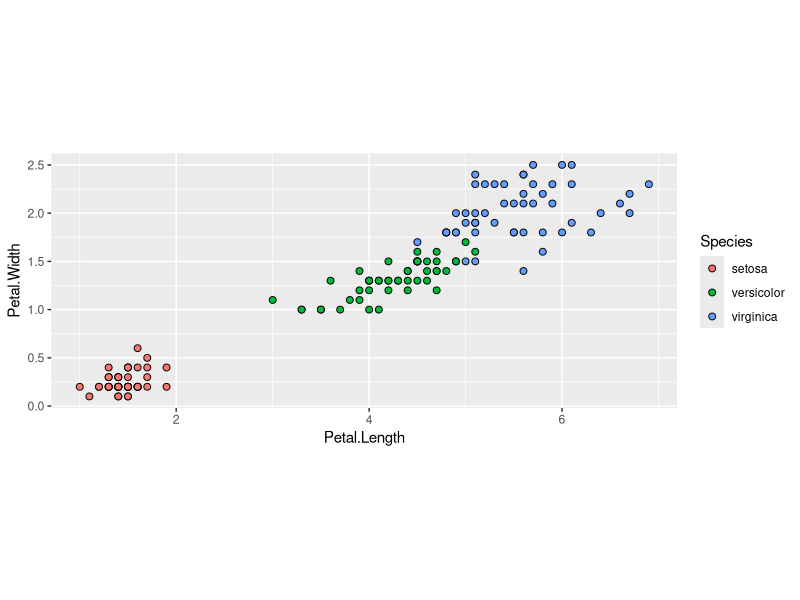
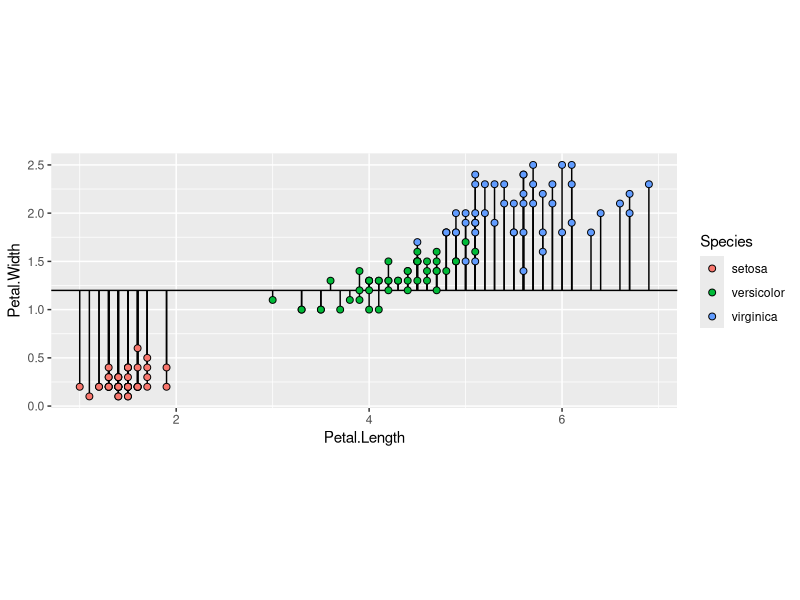
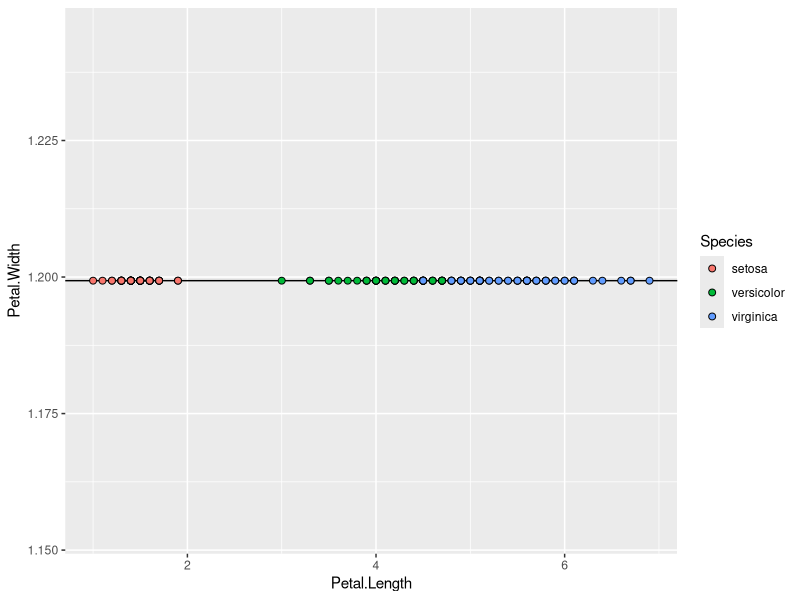
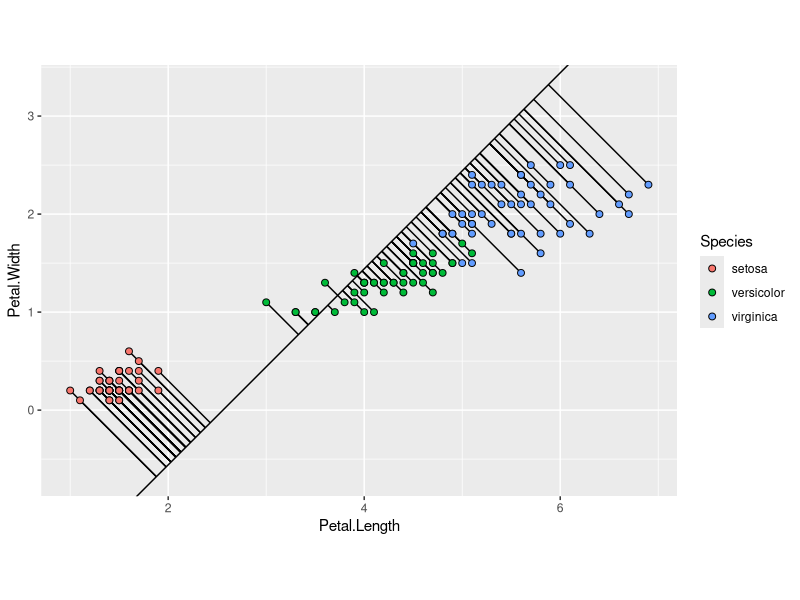
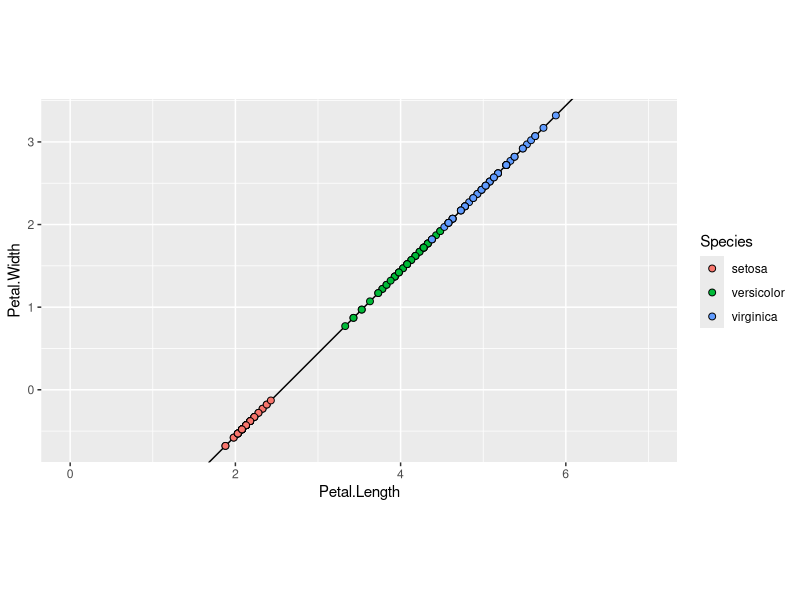
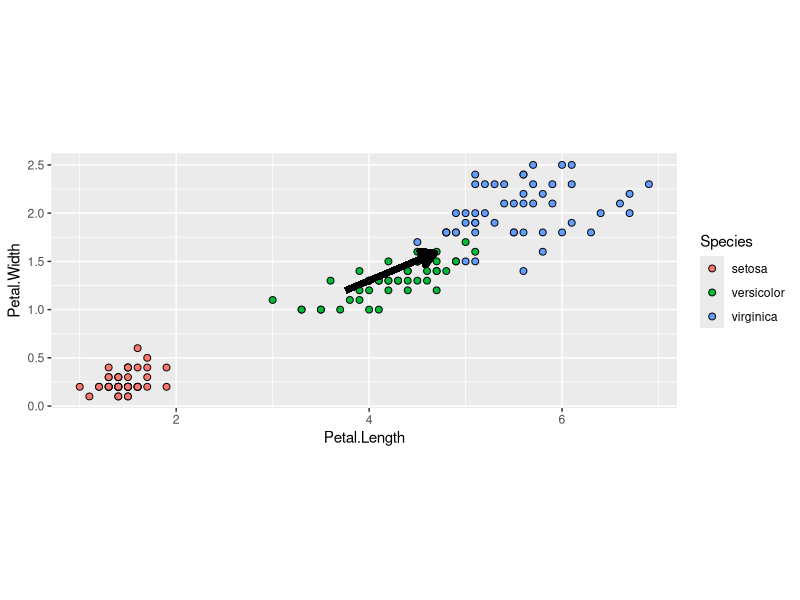
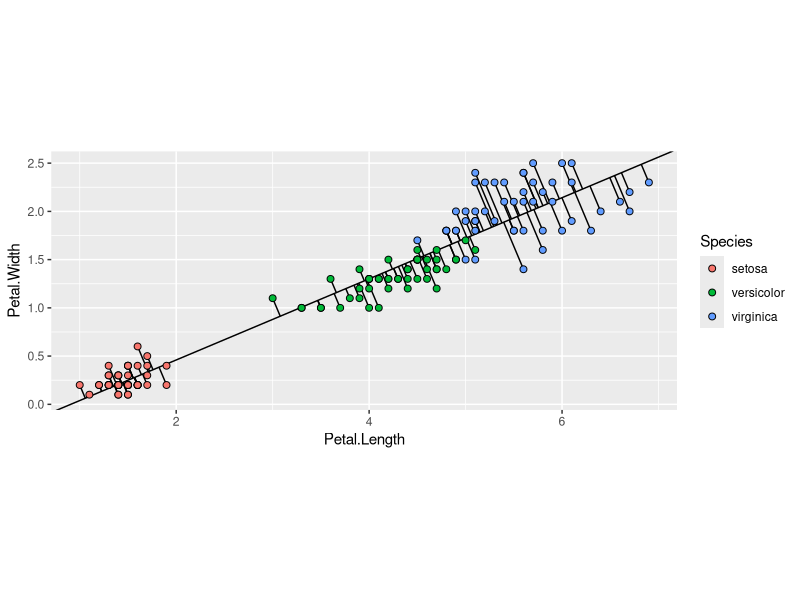

Write R code to recreate these figures, in order. (Note: this script raises an error after producing the figures.)
## ---- chunk 1
head(iris)
## ---- chunk 2
library(tidyverse)
## ---- chunk 3
iris %>% 
  ggplot(aes(x = Petal.Length, y = Petal.Width, fill = Species)) + 
  geom_point(shape = 21, color = 'black', size = 2) +
  coord_fixed(ratio = 1)
## ---- chunk 4
iris %>% 
  select(Petal.Length, Petal.Width) %>% 
  cor()
## ---- chunk 5
iris %>% 
  ggplot(aes(x = Petal.Length, y = Petal.Width, fill = Species)) + 
  geom_hline(yintercept = mean(iris$Petal.Width)) +
  geom_segment(aes(x = Petal.Length, y = Petal.Width, xend = Petal.Length, yend = mean(Petal.Width))) +
  geom_point(shape = 21, color = 'black', size = 2) +
  coord_fixed(ratio = 1)
## ---- chunk 6
iris %>% 
  ggplot(aes(x = Petal.Length, y = Petal.Width, color = Species)) + 
  geom_hline(yintercept = mean(iris$Petal.Width)) +
  geom_point(aes(x = Petal.Length, y = mean(Petal.Width), fill = Species), shape = 21, color = 'black', size = 2)
## ---- chunk 7
iris %>% 
  summarize(reconstruction_error = mean((Petal.Width - mean(iris$Petal.Width))^2))
## ---- chunk 8
100 * var(iris$Petal.Length) / (var(iris$Petal.Length) + var(iris$Petal.Width))
## ---- chunk 9
# The angle of the line in degrees
angle = 45

# For graphing purposes, we need to know the slope of this line
slope = sin(angle * pi / 180) / cos(angle * pi / 180)

# A bit of linear algebra to find the projections
iris_projection <- iris %>% 
    as_tibble() %>% 
    mutate(projection = (Petal.Length - mean(iris$Petal.Length)) * cos(angle * pi / 180)  + (Petal.Width - mean(iris$Petal.Width)) * sin(angle * pi / 180),
           proj_x = mean(iris$Petal.Length) + projection * cos(angle * pi / 180), proj_y = mean(iris$Petal.Width) + projection * sin(angle*pi / 180))

iris_projection %>% 
    ggplot(aes(x = Petal.Length, y = Petal.Width, fill = Species)) + 
    geom_abline(slope = slope, intercept = mean(iris$Petal.Width) - slope*mean(iris$Petal.Length)) +
    geom_segment(aes(x = Petal.Length, y = Petal.Width, xend = proj_x, yend = proj_y)) +
    geom_point(shape = 21, color = 'black', size = 2) +
    coord_fixed(ratio = 1)
## ---- chunk 10
iris_projection %>% 
    ggplot(aes(x = Petal.Length, y = Petal.Width, color = Species)) + 
    geom_abline(slope = slope, intercept = mean(iris$Petal.Width) - slope*mean(iris$Petal.Length)) +
    geom_point(aes(x = proj_x, y = proj_y, fill = Species), shape = 21, color = 'black', size = 2) +
    coord_fixed(ratio = 1, xlim = c(0, 7))
## ---- chunk 11
100 * var(iris_projection$projection) / (var(iris$Petal.Length) + var(iris$Petal.Width))
## ---- chunk 12
iris_projection %>% 
  summarize(reconstruction_error = mean(sqrt((Petal.Length - proj_x)^2 + (Petal.Width - proj_y)^2)))
## ---- chunk 13
iris_pca <- iris %>% 
  select(Petal.Length, Petal.Width) %>% 
  prcomp()
## ---- chunk 14
iris_pca$rotation
## ---- chunk 15
iris %>% 
  ggplot(aes(x = Petal.Length, y = Petal.Width, fill = Species)) + 
  geom_point(shape = 21, color = 'black', size = 2) +
  geom_segment(aes(x = mean(Petal.Length), y = mean(Petal.Width), xend = mean(Petal.Length) + iris_pca$rotation['Petal.Length', 'PC1'], yend = mean(Petal.Width) + iris_pca$rotation['Petal.Width', 'PC1']), color = 'black', arrow = arrow(ends = "last", length = unit(0.15, "inches"), type = "closed"), size = 2) +
  coord_fixed(ratio = 1)
## ---- chunk 16
optimal_angle = 180 / pi * atan(iris_pca$rotation['Petal.Width', 'PC1'] / iris_pca$rotation['Petal.Length', 'PC1'])

optimal_angle
## ---- chunk 17
angle = optimal_angle

# For graphing purposes, we need to know the slope of this line
slope = sin(angle * pi / 180) / cos(angle * pi / 180)

# A bit of linear algebra to find the projections
iris_projection <- iris %>% 
    as_tibble() %>% 
    mutate(projection = (Petal.Length - mean(iris$Petal.Length)) * cos(angle * pi / 180)  + (Petal.Width - mean(iris$Petal.Width)) * sin(angle * pi / 180),
           proj_x = mean(iris$Petal.Length) + projection * cos(angle * pi / 180), proj_y = mean(iris$Petal.Width) + projection * sin(angle*pi / 180))

iris_projection %>% 
    ggplot(aes(x = Petal.Length, y = Petal.Width, fill = Species)) + 
    geom_abline(slope = slope, intercept = mean(iris$Petal.Width) - slope*mean(iris$Petal.Length)) +
    geom_segment(aes(x = Petal.Length, y = Petal.Width, xend = proj_x, yend = proj_y)) +
    geom_point(shape = 21, color = 'black', size = 2) +
    coord_fixed(ratio = 1)
## ---- chunk 18
iris_projection %>% 
  summarize(avg_error = mean(sqrt((Petal.Length - proj_x)^2 + (Petal.Width - proj_y)^2)))
## ---- chunk 19
100 * var(iris_projection$projection) / (var(iris$Petal.Length) + var(iris$Petal.Width))
## ---- chunk 20
find_error <- function(angle){
  iris_projection <- iris %>%
    mutate(projection = (Petal.Length - mean(iris$Petal.Length)) * cos(angle * pi / 180)  + (Petal.Width - mean(iris$Petal.Width)) * sin(angle * pi / 180),
           proj_x = mean(iris$Petal.Length) + projection * cos(angle * pi / 180), proj_y = mean(iris$Petal.Width) + projection * sin(angle*pi / 180)) %>% 
    summarize(avg_error = mean(sqrt((Petal.Length - proj_x)^2 + (Petal.Width - proj_y)^2)))
  
  return(iris_projection[1,1])
}

find_variance <- function(angle){
  iris_projection <- iris %>%
    mutate(projection = (Petal.Length - mean(iris$Petal.Length)) * cos(angle * pi / 180)  + (Petal.Width - mean(iris$Petal.Width)) * sin(angle * pi / 180),
           proj_x = mean(iris$Petal.Length) + projection * cos(angle * pi / 180), proj_y = mean(iris$Petal.Width) + projection * sin(angle*pi / 180))
  
  return(100 * var(iris_projection$projection) / (var(iris$Petal.Length) + var(iris$Petal.Width)))
}
## ---- chunk 21
metrics <- tibble(angles = seq(from = 0, to = 45, by = 0.1)) %>% 
  add_column(error = sapply(angles, find_error)) %>% 
  add_column(variance = sapply(angles, find_variance))
## ---- chunk 22
coeff = 1 / 100

metrics %>% 
  ggplot(aes(x = angles)) +
  geom_line(aes(y = error / coeff), color = 'red') + 
  geom_line(aes(y = variance), color = 'blue') +
  scale_y_continuous(name = "Variance",
    sec.axis = sec_axis(~.*coeff, name = "Reconstruction Error")
  ) +
  labs(x = "Angle") + 
  geom_vline(xintercept = angle, linetype = 'dashed') + 
  theme(
    axis.title.y = element_text(color = "blue"), 
    axis.title.y.right = element_text(color = "red")
  )
## ---- chunk 23
iris_projection %>% 
  ggplot(aes(x = Petal.Length, y = Petal.Width, color = Species)) + 
  geom_point() +
  geom_segment(aes(x = mean(iris$Petal.Length), y = mean(iris$Petal.Width), xend = mean(iris$Petal.Length) + iris_pca$rotation['Petal.Length', 'PC1'], yend = mean(iris$Petal.Width) + iris_pca$rotation['Petal.Width', 'PC1']), color = 'black', arrow = arrow(ends = "last", length = unit(0.15, "inches"), type = "closed")) +
  coord_fixed(ratio = 1)
## ---- chunk 24
first_component <- iris_pca$rotation[,'PC1']

angle = atan(first_component['Petal.Width'] / first_component['Petal.Length']) * 180 / pi

angle
## ---- chunk 25
slope = sin(angle * pi / 180) / cos(angle * pi / 180)

iris_projection <- iris %>% 
    as_tibble() %>% 
    mutate(projection = (Petal.Length - mean(iris$Petal.Length)) * cos(angle * pi / 180)  + (Petal.Width - mean(iris$Petal.Width)) * sin(angle * pi / 180))

iris_projection %>% 
    ggplot(aes(x = Petal.Length, y = Petal.Width, color = Species)) + 
    geom_point() +
    geom_abline(slope = slope, intercept = mean(iris$Petal.Width) - slope*mean(iris$Petal.Length)) +
    geom_segment(aes(x = Petal.Length, y = Petal.Width, xend = mean(iris$Petal.Length) + projection * cos(angle * pi / 180), yend = mean(iris$Petal.Width) + projection * sin(angle*pi / 180))) +
    geom_segment(aes(x = mean(iris$Petal.Length), y = mean(iris$Petal.Width), xend = mean(iris$Petal.Length) + iris_pca$rotation['Petal.Length', 'PC1'], yend = mean(iris$Petal.Width) + iris_pca$rotation['Petal.Width', 'PC1']), color = 'black', arrow = arrow(ends = "last", length = unit(0.15, "inches"), type = "closed")) +
    coord_fixed(ratio = 1)
## ---- chunk 26
iris_projection %>% 
    ggplot(aes(x = Petal.Length, y = Petal.Width)) + 
    geom_abline(slope = slope, intercept = mean(iris$Petal.Width) - slope*mean(iris$Petal.Length)) +
    geom_point(aes(x = mean(iris$Petal.Length) + projection * cos(angle * pi / 180), y = mean(iris$Petal.Width) + projection * sin(angle*pi / 180), color = Species)) +
    coord_fixed(ratio = 1)
## ---- chunk 27
iris_pca$x
## ---- chunk 28
summary(iris_pca)
## ---- chunk 29
covar <- iris %>% 
  select(Petal.Width, Petal.Length) %>% 
  cov()

covar
## ---- chunk 30
covar[1,1] + covar[2,2]
## ---- chunk 31
var(iris_pca$x[,'PC1']) / (covar[1,1] + covar[2,2])
## ---- chunk 32
iris_projection %>% 
  ggplot(aes(x = Petal.Length, y = Petal.Width, color = Species)) + 
  geom_point() +
  geom_segment(aes(x = mean(iris$Petal.Length), y = mean(iris$Petal.Width), xend = mean(iris$Petal.Length) + iris_pca$rotation['Petal.Length', 'PC1'], yend = mean(iris$Petal.Width) + iris_pca$rotation['Petal.Width', 'PC1']), color = 'black', arrow = arrow(ends = "last", length = unit(0.15, "inches"), type = "closed")) +
  geom_segment(aes(x = mean(iris$Petal.Length), y = mean(iris$Petal.Width), xend = mean(iris$Petal.Length) + iris_pca$rotation['Petal.Length', 'PC2'], yend = mean(iris$Petal.Width) + iris_pca$rotation['Petal.Width', 'PC2']), color = 'black', arrow = arrow(ends = "last", length = unit(0.15, "inches"), type = "closed")) +
  coord_fixed(ratio = 1)
## ---- chunk 33
iris_pca$x %>% 
  as_tibble() %>% 
  add_column(Species = iris$Species) %>% 
  ggplot(aes(x = PC1, y = PC2, color = Species)) + 
  geom_point()
## ---- chunk 34
iris_pca$x %>% 
  cov()
## ---- chunk 35
iris %>% 
  ggplot(aes(x = Sepal.Length, y = Petal.Length, color = Species)) + geom_point()
## ---- chunk 36
iris.pr <- prcomp(iris %>% select(-Species), center = TRUE, scale = TRUE)
summary(iris.pr)
## ---- chunk 37
iris_projection <- iris.pr$x %>% 
  as_tibble() %>% 
  cbind(iris$Species) %>% 
  rename(Species = `iris$Species`)
iris_projection %>% 
  ggplot(aes(x = PC1, y = PC2, color = Species)) + geom_point()
## ---- chunk 38
iris.pr$rotation
## ---- chunk 39
iris_scaled = scale(iris[,1:4])
iris_scaled[1,] %*% iris.pr$rotation
## ---- chunk 40
iris_projection[1,]
## ---- chunk 41
tibble(coefficient = iris.pr$rotation[,1], variable = names(iris.pr$rotation[,1])) %>% 
  ggplot(aes(x = variable, y = coefficient)) + geom_col() + coord_flip()
## ---- chunk 42
tibble(coefficient = iris.pr$rotation[,2], variable = names(iris.pr$rotation[,1])) %>% 
  ggplot(aes(x = variable, y = coefficient)) + geom_col() + coord_flip()
